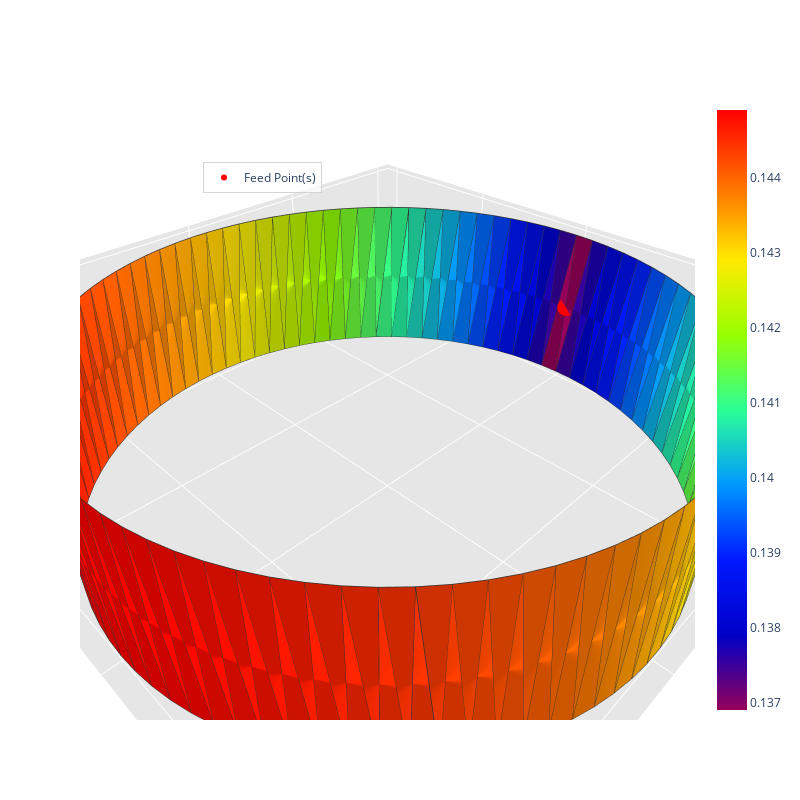

Notebook code for this chart:
### Code cell
# Mesure du temps de début
start_time = time.time()

feed_point = np.array([-1, 0, 0])
frequency = 4.8e6

radiation_algorithm(filename_mesh, frequency, feed_point)

elapsed_time = time.time() - start_time
print(f"Temps écoulé pour le traitement de l'antenne étudiée : {elapsed_time:.6f} secondes")
print('\n')

### Figure 1 — Plotly figure (JSON) as saved in the notebook; plotly's stock layout.template omitted (floating-point values rounded to 4 significant figures; data arrays with more than 128 entries replaced by an {"elided": "..."} marker saying what was removed)
{"data": [{"facecolor": {"elided": "180 str values"}, "i": {"elided": "180 int values"}, "j": {"elided": "180 int values"}, "k": {"elided": "180 int values"}, "name": "", "type": "mesh3d", "x": {"elided": "180 float values"}, "y": {"elided": "180 float values"}, "z": {"elided": "180 float values"}}, {"line": {"color": "rgb(50, 50, 50)", "width": 1.5}, "mode": "lines", "showlegend": false, "type": "scatter3d", "x": {"elided": "900 float values"}, "y": {"elided": "900 float values"}, "z": {"elided": "900 float values"}}, {"hoverinfo": "none", "marker": {"color": [0.1369, 0.1449], "colorscale": [[0, "rgb(150, 0, 90)"], [0.125, "rgb(0, 0, 200)"], [0.25, "rgb(0, 25, 255)"], [0.375, "rgb(0, 152, 255)"], [0.5, "rgb(44, 255, 150)"], [0.625, "rgb(151, 255, 0)"], [0.75, "rgb(255, 234, 0)"], [0.875, "rgb(255, 111, 0)"], [1, "rgb(255, 0, 0)"]], "showscale": true, "size": 0.1}, "mode": "markers", "showlegend": false, "type": "scatter3d", "x": [1.0], "y": [0.0], "z": [0.02]}, {"marker": {"color": "red", "size": 6, "symbol": "circle"}, "mode": "markers+text", "name": "Feed Point(s)", "type": "scatter3d", "x": [-1], "y": [0], "z": [0]}], "layout": {"height": 800, "legend": {"bgcolor": "rgba(255,255,255,0.7)", "bordercolor": "lightgray", "borderwidth": 1, "x": 0.2, "xanchor": "left", "y": 0.9, "yanchor": "top"}, "scene": {"aspectratio": {"x": 1, "y": 0.9994, "z": 0.3}, "camera": {"eye": {"x": 0.65, "y": 0.65, "z": 0.65}}, "xaxis": {"backgroundcolor": "rgb(230, 230, 230)", "gridcolor": "rgb(255, 255, 255)", "showbackground": true, "zerolinecolor": "rgb(255, 255, 255)"}, "yaxis": {"backgroundcolor": "rgb(230, 230, 230)", "gridcolor": "rgb(255, 255, 255)", "showbackground": true, "zerolinecolor": "rgb(255, 255, 255)"}, "zaxis": {"backgroundcolor": "rgb(230, 230, 230)", "gridcolor": "rgb(255, 255, 255)", "showbackground": true, "zerolinecolor": "rgb(255, 255, 255)"}}, "title": {"text": ""}, "width": 800}}
